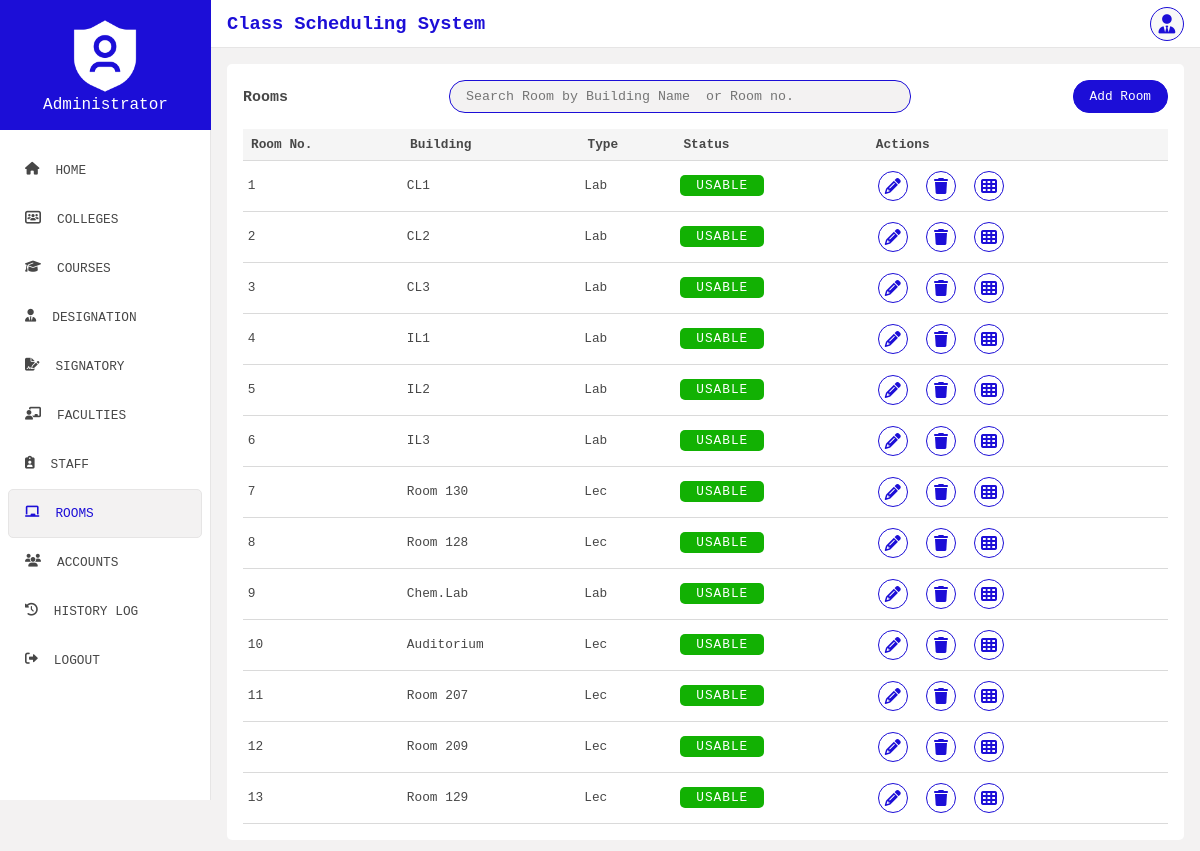
The page /view/rooms.php (signed in) on the database as committed earlier.
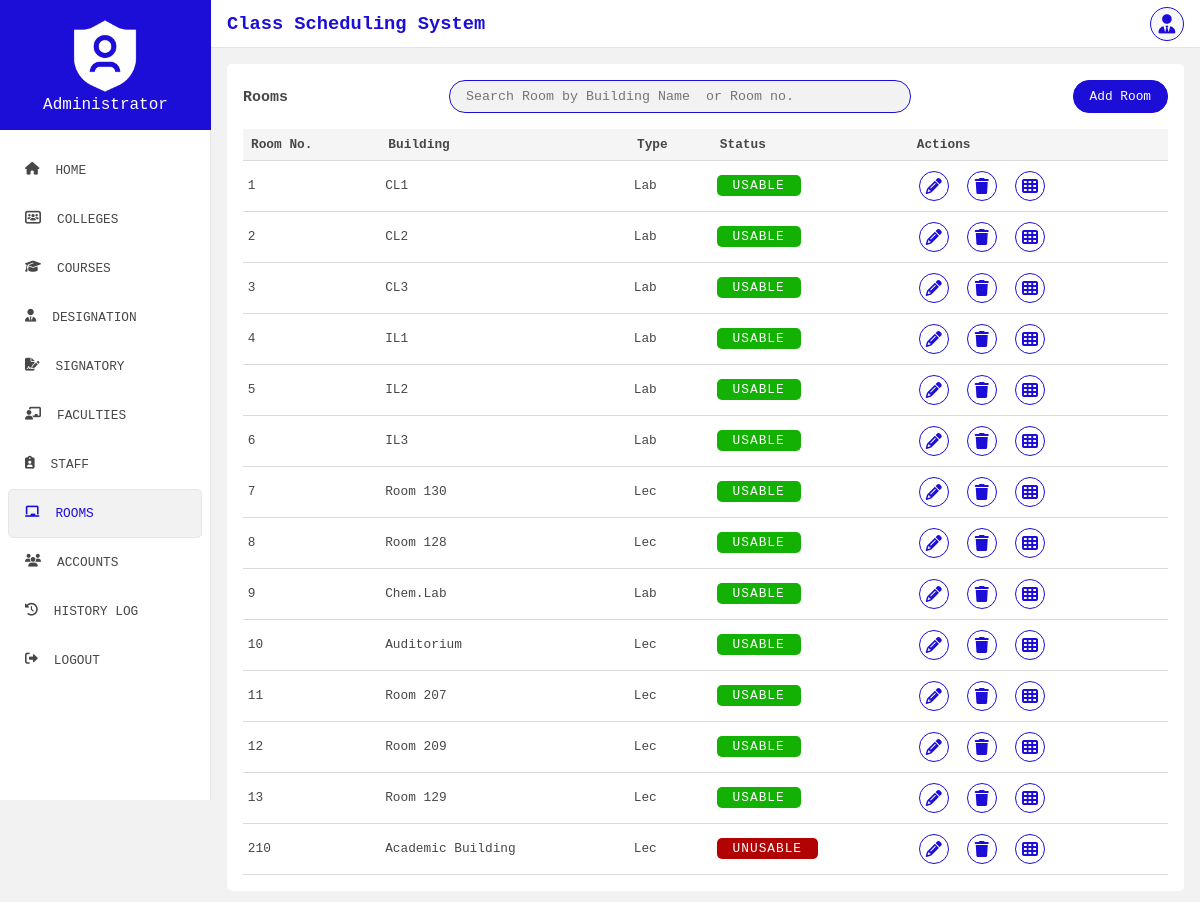
The same page on the database as committed later.
### tables this page shows
CREATE TABLE `rooms` (
  `rm_id` int(11) NOT NULL,
  `building` varchar(40) DEFAULT NULL,
  `type` varchar(40) DEFAULT NULL,
  `status` varchar(40) DEFAULT NULL
);

### config/Dbh.php (called while the page is built)
<?php
class Dbh{
    private $host = "localhost";
    private $db_name = "class_scheduling";
    private $username = "root";
    private $password = "";
    public function connect(){
        try{
            $conn = new PDO("mysql:host=".$this->host.";dbname=".$this->db_name, $this->username, $this->password);
            $conn->setAttribute(PDO::ATTR_ERRMODE, PDO::ERRMODE_EXCEPTION);
            return $conn;
        } catch (PDOException $e){
            echo "Connection failed " . $e->getMessage();
        }
    }
}

### models/RoomModel.php (called while the page is built, shortened)
<?php
require_once "../config/Dbh.php";
class RoomModel extends Dbh{
    private $conn;
    public function __construct(){
        $this->conn = $this->connect();
    }
    public function read_rooms(){
        $sql = "SELECT * FROM `rooms`";
        $stmt = $this->conn->prepare($sql);
        $stmt->execute();
        return $stmt->fetchAll(PDO::FETCH_ASSOC);
    }
}

### controllers/RoomContr.php (called while the page is built, shortened)
<?php
require_once "../models/RoomModel.php";
class RoomContr extends RoomModel{
    public function get_rooms(){
        return $this->read_rooms();
    }
}

### view/rooms.php (the view, shortened to what the changed rows need)
<?php
    require_once "../controllers/RoomContr.php";
    $room_contr = new RoomContr();
?>
<!DOCTYPE html>
<html lang="en">
<head>
    <link rel="stylesheet" href="../public/css/general.css">
    <link rel="stylesheet" href="../public/css/rooms.css">
    <link rel="stylesheet" href="../public/css/all.css">
</head>
<body>
    <div class="container">
        <div class="main">
            <div class="content">
                <div class="table_container">
                    <table>
                        <tr>
                            <th>Room No.</th>
                            <th>Building</th>
                            <th>Type</th>
                            <th>Status</th>
                            <th>Actions</th>
                        </tr>
                        <tbody id="room_list">
                            <?php
                            foreach($room_contr->get_rooms() as $room){
                                ?>
                                <tr>
                                    <td><?php echo $room["rm_id"]; ?></td>
                                    <td><?php echo $room["building"]; ?></td>
                                    <td><?php echo ucwords($room["type"]); ?></td>
                                    <td>
                                        <?php
                                            echo $room["status"] == "usable" ? "
                                                <span class='usable_room'>".strtoupper($room["status"])."</span>
                                            " : "
                                                <span class='unusable_room'>".strtoupper($room["status"])."</span>
                                            ";
                                        ?>
                                    </td>
                                    <td>
                                        <div class="actions_con">
                                            <div class="actions">
                                                <?php
                                                    if($_SESSION["user"]["user_type"] == 'admin'){
                                                        ?>
                                                        <button class="tb_action_item" title="edit" onclick='handleRoomEdit(`<?php echo json_encode($room); ?>`);'>
                                                            <i class="fas fa-pencil"></i>
                                                        </button>
                                                        <button class="tb_action_item" title="delete" onclick="handleRoomDelete(`<?php echo $room['rm_id']; ?>`);">
                                                            <i class="fas fa-trash"></i>
                                                        </button>
                                                        <?php
                                                    }
                                                ?>
                                                <button class="tb_action_item" title="schedule">
                                                    <a href="./room_schedule.php?room_id=<?php echo $room["rm_id"]; ?>">
                                                        <i class="fas fa-table-cells"></i>
                                                    </a>
                                                </button>
                                            </div>
                                        </div>
                                    </td>
                                </tr>
                                <?php
                            }
                            ?>
                        </tbody>
                    </table>
                </div>
            </div>
        </div>
    </div>
</body>
</html>

Rows that differ between the two databases and show on the page:
added rooms: rm_id "210", building "Academic Building", type "Lec", status "UNUSABLE"
